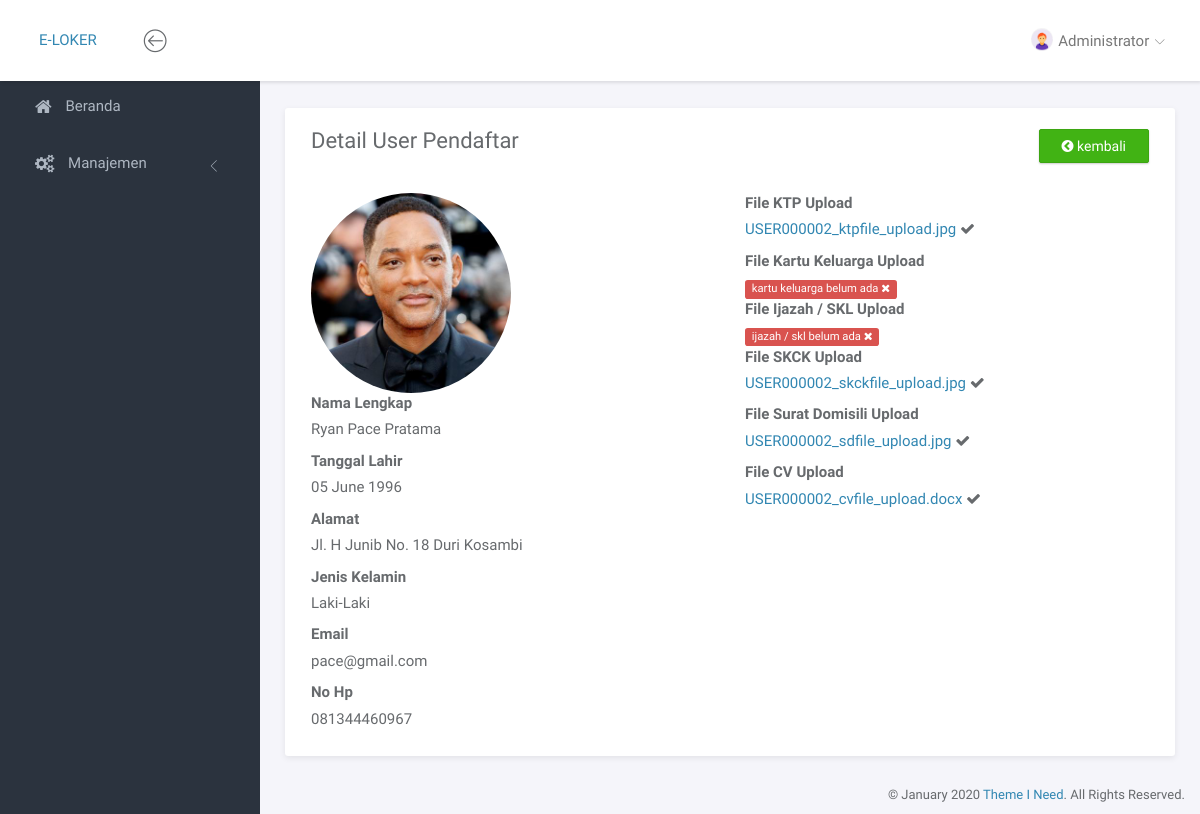
The page /portal/index.php?page=userdetail&id=USER000002 (signed in) on the database its author committed.
### tables this page shows
CREATE TABLE `pemberkasan` (
  `id` int(10) NOT NULL,
  `user_id` varchar(11) DEFAULT NULL,
  `file_ktp_upload` varchar(100) DEFAULT NULL,
  `file_kk_upload` varchar(100) DEFAULT NULL,
  `file_ijazah_skl_upload` varchar(100) DEFAULT NULL,
  `file_skck_upload` varchar(100) DEFAULT NULL,
  `file_surat_domisili_upload` varchar(100) DEFAULT NULL,
  `file_cv_upload` varchar(100) DEFAULT NULL,
  `status_pemberkasan` int(1) DEFAULT NULL
);

CREATE TABLE `user` (
  `id` varchar(11) NOT NULL,
  `nik` varchar(16) DEFAULT NULL,
  `nama_lengkap` varchar(50) DEFAULT NULL,
  `tgl_lahir` date DEFAULT NULL,
  `alamat` text DEFAULT NULL,
  `jenis_kelamin` enum('L','P') DEFAULT NULL,
  `email` varchar(40) DEFAULT NULL,
  `no_hp` varchar(12) DEFAULT NULL,
  `password` varchar(10) DEFAULT NULL,
  `image_url` varchar(100) DEFAULT NULL,
  `login_terakhir` timestamp NULL DEFAULT NULL
);

### portal/service.php (called while the page is built, shortened)
<?php
if ($_SESSION['role'] == 2) {
    $getdatauser = mysqli_query($conn, "SELECT * FROM user WHERE email='$_SESSION[email]'");
    $auth = mysqli_fetch_array($getdatauser);
    $getdataberkas = mysqli_query($conn, "SELECT * FROM pemberkasan WHERE user_id='$auth[id]'");
    $pemberkasan = mysqli_fetch_array($getdataberkas);
} else {
    $getdatauser = mysqli_query($conn, "SELECT * FROM admin WHERE email='$_SESSION[email]'");
    $auth = mysqli_fetch_array($getdatauser);
}
?>

### portal/page/admin/user/userdetail.php (the view, shortened to what this page needs)
<?php
    $g = mysqli_query($conn, "SELECT * FROM user
                            JOIN pemberkasan ON user.id=pemberkasan.user_id
                            WHERE user.id='$_GET[id]'");
    $data = mysqli_fetch_array($g);
?>
<div class="panel panel-headline">
    <div class="panel-heading">
        <div class="row">
            <div class="col-md-12">
                <div class="pull-left">
                    <h3 class="panel-title">Detail User Pendaftar</h3>
                </div>
                <div class="pull-right">
                    <a href="?page=user" class="btn btn-success"><i class="fa fa-chevron-circle-left"></i> kembali</a>
                </div>
            </div>
        </div>
    </div>
    <div class="panel-body">
        <div class="row">
            <div class="col-md-6">
                <div class="row">
                    <div class="col-md-12">
                        <div clas="form-group">
                            <img src="<?= $data['image_url'] !== null ? 'file/gambar/'.$data['image_url'] : 'assets/img/admin.png'  ?>" class="img-circle" width="200">
                        </div>
                    </div>
                </div>
                <div class="row">
                    <div class="col-md-12">
                        <div clas="form-group">
                            <label>Nama Lengkap</label>
                            <p><?= $data['nama_lengkap'] !== null ? $data['nama_lengkap'] : '-' ?></p>
                        </div>
                    </div>
                </div>
                <div class="row">
                    <div class="col-md-12">
                        <div clas="form-group">
                            <label>Tanggal Lahir</label>
                            <p><?= $data['tgl_lahir'] !== null ? date('d F Y', strtotime($data['tgl_lahir'])) : '-' ?></p>
                        </div>
                    </div>
                </div>
                <div class="row">
                    <div class="col-md-12">
                        <div clas="form-group">
                            <label>Alamat</label>
                            <p><?= $data['alamat'] !== null ? $data['alamat'] : '-' ?></p>
                        </div>
                    </div>
                </div>
                <div class="row">
                    <div class="col-md-12">
                        <div clas="form-group">
                            <label>Jenis Kelamin</label>
                            <p><?= $data['jenis_kelamin'] !== null ? $data['jenis_kelamin'] == 'L' ? 'Laki-Laki' : 'Perempuan' : '-' ?></p>
                        </div>
                    </div>
                </div>
                <div class="row">
                    <div class="col-md-12">
                        <div clas="form-group">
                            <label>Email</label>
                            <p><?= $data['email'] !== null ? $data['email'] : '-' ?></p>
                        </div>
                    </div>
                </div>
                <div class="row">
                    <div class="col-md-12">
                        <div clas="form-group">
                            <label>No Hp</label>
                            <p><?= $data['no_hp'] !== null ? $data['no_hp'] : '-' ?></p>
                        </div>
                    </div>
                </div>
            </div>
            <div class="col-md-6">
                <div class="row">
                    <div class="col-md-12">
                        <div clas="form-group">
                            <label>File KTP Upload</label>
                            <?= $data[13] !== null ? '<p><a target="_blank" href="file/pemberkasan/'.$data[13].'">'.$data[13].'</a> <i class="fa fa-check"></i></p>' : '<br /><span class="label label-danger">ktp belum ada <i class="fa fa-remove"></i></span>' ?>
                        </div>
                    </div>
                </div>
                <div class="row">
                    <div class="col-md-12">
                        <div clas="form-group">
                            <label>File Kartu Keluarga Upload</label>
                            <?= $data[14] !== null ? '<p><a target="_blank" href="file/pemberkasan/'.$data[14].'">'.$data[14].'</a> <i class="fa fa-check"></i></p>' : '<br /><span class="label label-danger">kartu keluarga belum ada <i class="fa fa-remove"></i></span>' ?>
                        </div>
                    </div>
                </div>
                <div class="row">
                    <div class="col-md-12">
                        <div clas="form-group">
                            <label>File Ijazah / SKL Upload</label>
                            <?= $data[15] !== null ? '<p><a target="_blank" href="file/pemberkasan/'.$data[15].'">'.$data[15].'</a> <i class="fa fa-check"></i></p>' : '<br /><span class="label label-danger">ijazah / skl belum ada <i class="fa fa-remove"></i></span>' ?>
                        </div>
                    </div>
                </div>
                <div class="row">
                    <div class="col-md-12">
                        <div clas="form-group">
                            <label>File SKCK Upload</label>
                            <?= $data[16] !== null ? '<p><a target="_blank" href="file/pemberkasan/'.$data[16].'">'.$data[16].'</a> <i class="fa fa-check"></i></p>' : '<br /><span class="label label-danger">skck belum ada <i class="fa fa-remove"></i></span>' ?>
                        </div>
                    </div>
                </div>
                <div class="row">
                    <div class="col-md-12">
                        <div clas="form-group">
                            <label>File Surat Domisili Upload</label>
                            <?= $data[17] !== null ? '<p><a target="_blank" href="file/pemberkasan/'.$data[17].'">'.$data[17].'</a> <i class="fa fa-check"></i></p>' : '<br /><span class="label label-danger">surat domisili belum ada <i class="fa fa-remove"></i></span>' ?>
                        </div>
                    </div>
                </div>
                <div class="row">
                    <div class="col-md-12">
                        <div clas="form-group">
                            <label>File CV Upload</label>
                            <?= $data[18] !== null ? '<p><a target="_blank" href="file/pemberkasan/'.$data[18].'">'.$data[18].'</a> <i class="fa fa-check"></i></p>' : '<br /><span class="label label-danger">cv belum ada <i class="fa fa-remove"></i></span>' ?>
                        </div>
                    </div>
                </div>
            </div>
        </div>
    </div>
</div>

### portal/header.php (shortened to what this page needs)
<nav class="navbar navbar-default navbar-fixed-top">
	<div class="brand">
		<a href="?page=beranda">E-LOKER</a>
	</div>
	<div class="container-fluid">
		<div class="navbar-btn">
			<button type="button" class="btn-toggle-fullwidth"><i class="lnr lnr-arrow-left-circle"></i></button>
		</div>
		<div id="navbar-menu">
			<ul class="nav navbar-nav navbar-right">
				<li class="dropdown">
					<a href="#" class="dropdown-toggle" data-toggle="dropdown"><img src="<?= $_SESSION['role'] == 2 ? $auth['image_url'] !== null ? 'file/gambar/'.$auth['image_url'] : 'assets/img/admin.png' : 'assets/img/admin.png' ?>" class="img-circle" alt="Avatar"> <span><?= isset($auth['nama_lengkap']) ? $auth['nama_lengkap'] : $auth['email']  ?></span> <i class="icon-submenu lnr lnr-chevron-down"></i></a>
				</li>
			</ul>
		</div>
	</div>
</nav>

### portal/assets/css/main.css (style rules this page uses)
html { position: relative; min-height: 100%; }
body { background-color: #F3F5F8; font-family: "Source Sans Pro", sans-serif; font-size: 15px; color: #676a6d; }
a { color: #3287B2; }
.navbar-default { -webkit-transition: all 0.3s ease-in-out; -moz-transition: all 0.3s ease-in-out; -ms-transition: all 0.3s ease-in-out; -o-transition: all 0.3s ease-in-out; transition: all 0.3s ease-in-out; -moz-box-shadow: 1px 2px 3px rgba(0, 0, 0, 0.1); -webkit-box-shadow: 1px 2px 3px rgba(0, 0, 0, 0.1); box-shadow: 1px 2px 3px rgba(0, 0, 0, 0.1); -webkit-border-radius: 0; -moz-border-radius: 0; border-radius: 0; padding: 0; margin: 0; border: none; background-color: #fff; }
.navbar-default .brand { float: left; padding: 30px 39px; background-color: #fff; }
.navbar-btn { float: left; padding: 16px 0; }
.navbar-btn button { font-size: 24px; padding: 4px 8px; line-height: .7; border: none; background: none; outline: none; }
.navbar-nav > li > a { padding: 28px 20px; }
.navbar-nav > li > a > i { font-size: 22px; margin-right: 2px; vertical-align: middle; }
.navbar-nav > li > a > i.icon-submenu { margin-left: 2px; margin-right: 0; font-size: 10px; position: relative; top: 2px; }
.navbar-nav > li > a > span { position: relative; top: 2px; }
.navbar-nav > li > a img { width: 22px; margin-right: 2px; }
@media screen and (min-width: 768px) { .navbar-nav.navbar-right { margin-right: 0; } }
.btn { -webkit-border-radius: 2px; -moz-border-radius: 2px; border-radius: 2px; -moz-box-shadow: 0px 1px 2px 0 rgba(0, 0, 0, 0.2); -webkit-box-shadow: 0px 1px 2px 0 rgba(0, 0, 0, 0.2); box-shadow: 0px 1px 2px 0 rgba(0, 0, 0, 0.2); padding: 6px 22px; }
.btn-success { background-color: #41B314; border-color: #3ca512; }
.panel { -webkit-border-radius: 3px; -moz-border-radius: 3px; border-radius: 3px; -moz-box-shadow: 0 2px 6px rgba(0, 0, 0, 0.08); -webkit-box-shadow: 0 2px 6px rgba(0, 0, 0, 0.08); box-shadow: 0 2px 6px rgba(0, 0, 0, 0.08); background-color: #fff; margin-bottom: 30px; }
.panel .panel-heading, .panel .panel-body, .panel .panel-footer { padding-left: 25px; padding-right: 25px; }
.panel .panel-heading { padding-top: 20px; padding-bottom: 20px; position: relative; }
.panel .panel-heading .panel-title { margin: 0; font-size: 18px; font-weight: 300; }
.panel .panel-body { padding-top: 10px; padding-bottom: 15px; }
.panel.panel-headline .panel-heading { border-bottom: none; }
.panel.panel-headline .panel-heading .panel-title { margin-bottom: 8px; font-size: 22px; font-weight: normal; }
.label { font-weight: normal; }

### rows shown on the page
pemberkasan: user.image_url (picture), user.nama_lengkap "Ryan Pace Pratama", user.tgl_lahir "05 June 1996", user.alamat "Jl. H Junib No. 18 Duri Kosambi", user.email "pace@gmail.com", user.no_hp "081344460967", file_ktp_upload "USER000002_ktpfile_upload.jpg", file_skck_upload "USER000002_skckfile_upload.jpg", file_surat_domisili_upload "USER000002_sdfile_upload.jpg", file_cv_upload "USER000002_cvfile_upload.docx"

### other values the page prints
$auth['nama_lengkap'] "Administrator"
